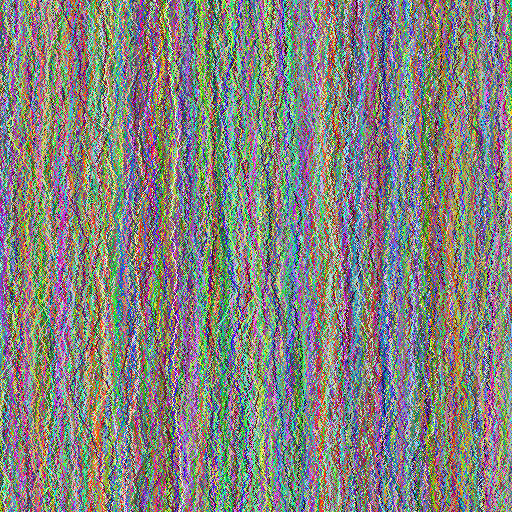

Generate this figure with Python:
from PIL import Image
imgx = 512
imgy = 512
import math
import random as r 
image = Image.new("RGB", (imgx, imgy))
image.putpixel((0,0), (255, 0, 0))
s = int(input("Number of streamers"))


for x in range(s):
	xi = r.randint(0, 511)
	yi = 0
	R,G,B = r.randint(0, 255), r.randint(0, 255), r.randint(0, 255)
	image.putpixel((xi,yi), (R, G, B))
	for z in range(512):
		deltax = r.randint(-1, 1)	
		xi = xi + deltax
		if 0<=xi<=511:
			image.putpixel((xi,z), (R, G, B))
		else:
			xi = xi - (2*deltax)
			image.putpixel((xi,z), (R, G, B))
image.save("snakes.png", "PNG")